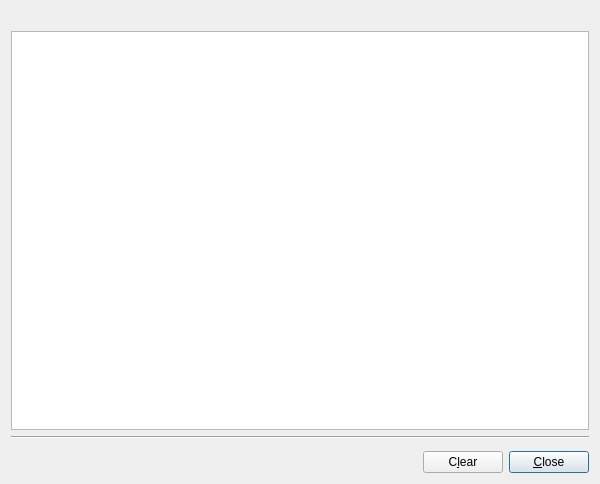
<ui version="4.0" >
 <author>George Staikos &lt;staikos@kde.org></author>
 <class>KJSErrorDlgBase</class>
 <widget class="QDialog" name="KJSErrorDlgBase" >
  <property name="geometry" >
   <rect>
    <x>0</x>
    <y>0</y>
    <width>600</width>
    <height>484</height>
   </rect>
  </property>
  <property name="windowTitle" >
   <string>JavaScript Errors</string>
  </property>
  <property name="whatsThis" >
   <string>This dialog provides you with notification and details of scripting errors that occur on web pages.  In many cases it is due to an error in the web site as designed by its author.  In other cases it is the result of a programming error in Konqueror.  If you suspect the former, please contact the webmaster of the site in question.  Conversely if you suspect an error in Konqueror, please file a bug report at http://bugs.kde.org/.  A test case which illustrates the problem will be appreciated.</string>
  </property>
  <layout class="QGridLayout" >
   <property name="margin" >
    <number>11</number>
   </property>
   <property name="spacing" >
    <number>6</number>
   </property>
   <item row="4" column="2" >
    <widget class="QPushButton" name="_close" >
     <property name="text" >
      <string>&amp;Close</string>
     </property>
    </widget>
   </item>
   <item row="4" column="1" >
    <widget class="QPushButton" name="_clear" >
     <property name="text" >
      <string>C&amp;lear</string>
     </property>
    </widget>
   </item>
   <item row="2" column="0" colspan="3" >
    <widget class="Line" name="line1" >
     <property name="frameShape" >
      <enum>QFrame::HLine</enum>
     </property>
     <property name="frameShadow" >
      <enum>QFrame::Sunken</enum>
     </property>
     <property name="orientation" >
      <enum>Qt::Horizontal</enum>
     </property>
    </widget>
   </item>
   <item rowspan="2" row="3" column="0" >
    <spacer>
     <property name="orientation" >
      <enum>Qt::Horizontal</enum>
     </property>
     <property name="sizeType" >
      <enum>QSizePolicy::Expanding</enum>
     </property>
     <property name="sizeHint" >
      <size>
       <width>311</width>
       <height>21</height>
      </size>
     </property>
    </spacer>
   </item>
   <item row="1" column="0" colspan="3" >
    <widget class="QTextBrowser" name="_errorText" >
     <property name="sizePolicy" >
      <sizepolicy>
       <hsizetype>7</hsizetype>
       <vsizetype>7</vsizetype>
       <horstretch>0</horstretch>
       <verstretch>1</verstretch>
      </sizepolicy>
     </property>
     <property name="acceptRichText" >
      <bool>false</bool>
     </property>
    </widget>
   </item>
   <item row="0" column="0" colspan="3" >
    <widget class="QLabel" name="_url" />
   </item>
  </layout>
 </widget>
 <tabstops>
  <tabstop>_errorText</tabstop>
  <tabstop>_close</tabstop>
  <tabstop>_clear</tabstop>
 </tabstops>
 <includes>
  <include location="global" >kdialog.h</include>
 </includes>
 <resources/>
 <connections/>
</ui>
